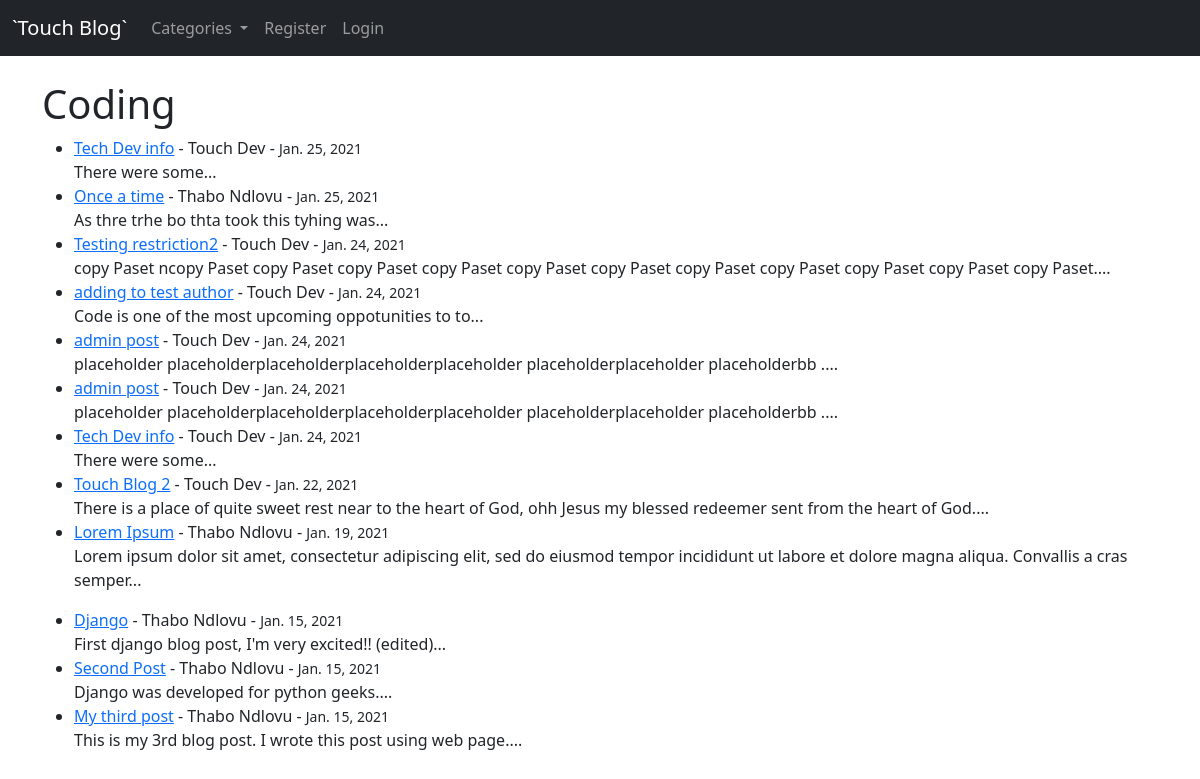
/blog/category/coding/, run on an earlier commit of the app's database.
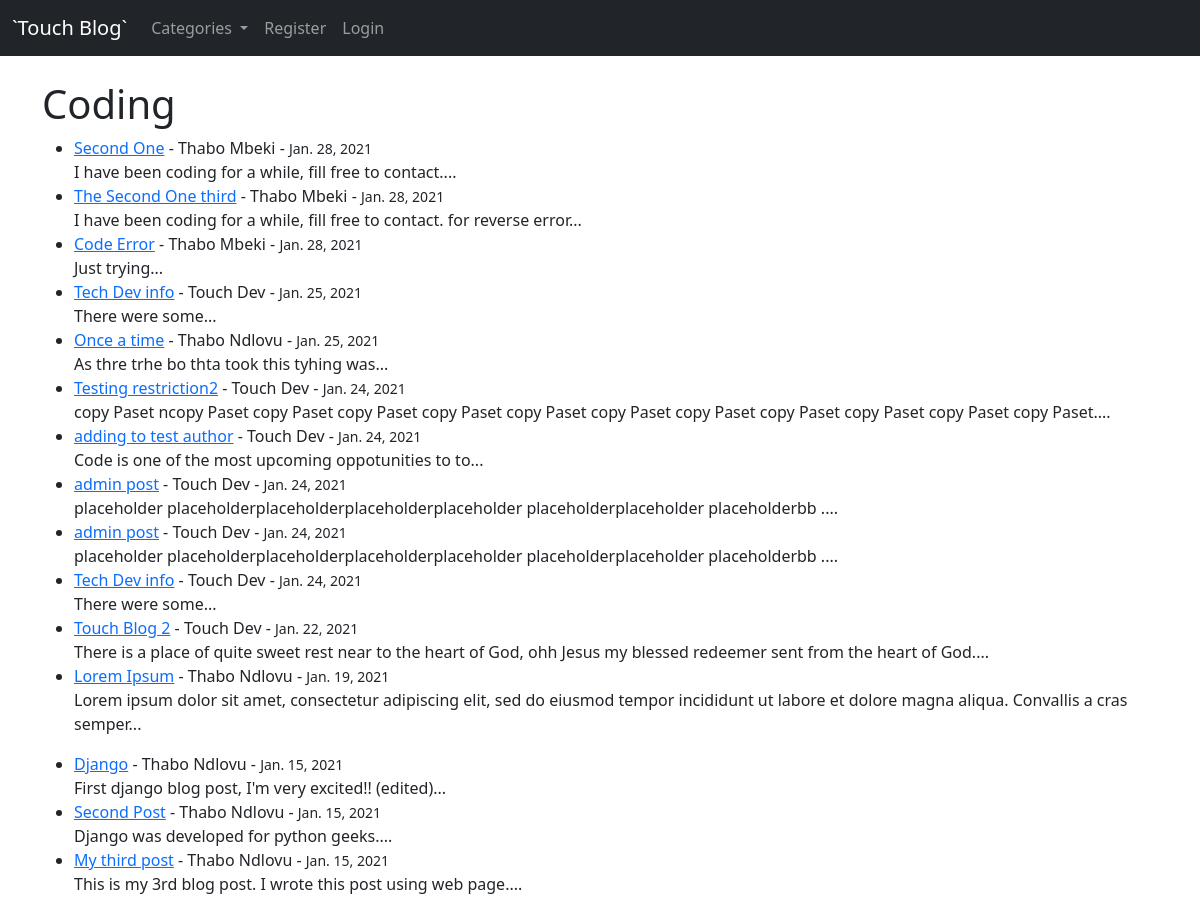
And on a later commit of the database.
### blog/models.py (models this page shows, shortened)
class Post(models.Model):
    title = models.CharField(max_length=255)
    header_image = models.ImageField(blank=True, null=True, upload_to="images/")
    author = models.ForeignKey(User, on_delete=models.CASCADE)
    body = RichTextField(blank=True, null=True)
    post_date = models.DateField(auto_now_add=True)
    category = models.CharField(max_length=255, default='coding')
    snippet = models.CharField(max_length=255)
    likes = models.ManyToManyField(User, related_name="blog_posts")

### blog/views.py (the view)
# urls.py: path('category/<str:cats>/', CategoryView, name="category"),
def CategoryView(request, cats):
	category_posts = Post.objects.filter(category=cats.replace('-',' ')).order_by('-post_date')
	cat_menu = Category.objects.all()             # so as to render the category nav-link on the page
	context = {'cats':cats.title().replace('-',' '), 'category_posts':category_posts, 'cat_menu':cat_menu}
	return render(request, 'categories.html', context)

### blog/models.py (called while the page is built)
	def __str__(self):
		return self.name

### blog/templates/categories.html (shortened to what this page needs)
{% extends 'base.html' %}
{% block content %}
{% if category_posts %}
    <h1>{{ cats }} </h1>
	<ul>
		{% for post in category_posts %}
			<li>
				<a href="{% url 'article' post.pk %}">{{ post.title }}</a>
				 - {{ post.author.first_name }} {{ post.author.last_name }} - <small>{{ post.post_date }}</small>
				 <br>
				{{ post.body|slice:":150"|safe }}...
				</li>
		{% endfor %}
	</ul>
{% else %}
	<h3 style="color:red; text-align:center; margin-top:200px;">Sorry this page does not exist..</h3>
{% endif %}
{% endblock %}

### blog/templates/base.html (shortened to what this page needs)
<!doctype html>
<html lang="en">
  <head>
    <link href="https://cdn.jsdelivr.net/npm/bootstrap@5.0.0-beta1/dist/css/bootstrap.min.css" rel="stylesheet">
  </head>
  <body>
	<nav class="navbar navbar-expand-lg navbar-dark bg-dark">
  <div class="container-fluid">
    <a class="navbar-brand" href="{% url 'home' %}">`Touch Blog`</a>
    <div class="collapse navbar-collapse" id="navbarSupportedContent">
      <ul class="navbar-nav me-auto mb-2 mb-lg-0">
		  {% if cat_menu %}
		  <li class="nav-item dropdown">
          <a class="nav-link dropdown-toggle" href="#" id="navbarDropdown" role="button" data-bs-toggle="dropdown" aria-expanded="false">
            Categories
          </a>
          </li>
		  {% endif %}
		{% if user.is_authenticated %}
			<li class="nav-item">
				<a class="nav-link" href="{% url 'add_post' %}">Add Post</a>
			</li>
			<li class="nav-item">
				<a class="nav-link" href="{% url 'add_category' %}">Add Category</a>
			</li>
			<li class="nav-item">
				<a class="nav-link" href="{% url 'edit_profile' %}">Edit Profile</a>
			</li>
			<li class="nav-item">
				<a class="nav-link" href="{% url 'logout' %}">Logout</a>
			</li>
		{% else %}
		    <li class="nav-item">
				<a class="nav-link" href="{% url 'register' %}">Register</a>
			</li>
			<li class="nav-item">
				<a class="nav-link" href="{% url 'login' %}">Login</a>
			</li>
		{% endif %}
      </ul>
    </div>
  </div>
</nav>
	<br>
	<div class="container">
    {% block content %}
    {% endblock %}
    </div>
  </body>
</html>

What changed in the data, as far as the page shows it:
added Post: title "Second One", author.first_name "Thabo", author.last_name "Mbeki", post_date "Jan. 28, 2021", body "I have been coding for a while, fill free to contact."
added Post: title "The Second One third", author.first_name "Thabo", author.last_name "Mbeki", post_date "Jan. 28, 2021", body "I have been coding for a while, fill free to contact. for reverse error"
added Post: title "Code Error", author.first_name "Thabo", author.last_name "Mbeki", post_date "Jan. 28, 2021", body "Just trying"
